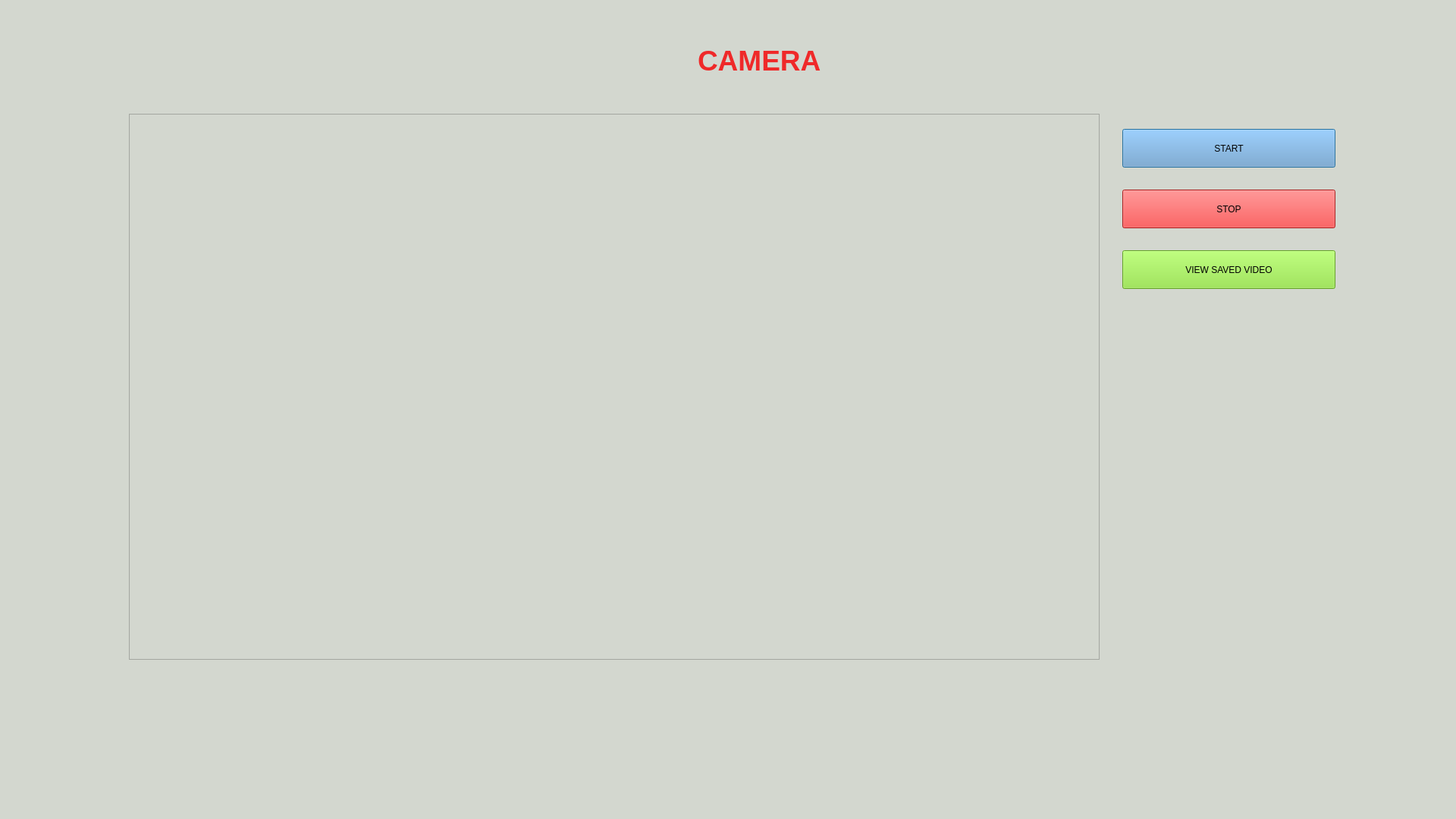
<?xml version="1.0" encoding="UTF-8"?>
<ui version="4.0">
 <class>Dialog</class>
 <widget class="QDialog" name="Dialog">
  <property name="geometry">
   <rect>
    <x>0</x>
    <y>0</y>
    <width>1920</width>
    <height>1080</height>
   </rect>
  </property>
  <property name="windowTitle">
   <string>Dialog</string>
  </property>
  <property name="styleSheet">
   <string notr="true">border-color: rgb(52, 101, 164);
background-color: rgb(211, 215, 207);
</string>
  </property>
  <widget class="QPushButton" name="startButton">
   <property name="geometry">
    <rect>
     <x>1480</x>
     <y>170</y>
     <width>281</width>
     <height>51</height>
    </rect>
   </property>
   <property name="styleSheet">
    <string notr="true">background-color: rgb(114, 159, 207);</string>
   </property>
   <property name="text">
    <string>START</string>
   </property>
  </widget>
  <widget class="QPushButton" name="stopButton">
   <property name="geometry">
    <rect>
     <x>1480</x>
     <y>250</y>
     <width>281</width>
     <height>51</height>
    </rect>
   </property>
   <property name="styleSheet">
    <string notr="true">background-color: rgb(239, 41, 41);</string>
   </property>
   <property name="text">
    <string>STOP</string>
   </property>
  </widget>
  <widget class="QPushButton" name="savedButton">
   <property name="geometry">
    <rect>
     <x>1480</x>
     <y>330</y>
     <width>281</width>
     <height>51</height>
    </rect>
   </property>
   <property name="styleSheet">
    <string notr="true">background-color: rgb(138, 226, 52);</string>
   </property>
   <property name="text">
    <string>VIEW SAVED VIDEO</string>
   </property>
  </widget>
  <widget class="QLabel" name="label">
   <property name="geometry">
    <rect>
     <x>920</x>
     <y>30</y>
     <width>171</width>
     <height>101</height>
    </rect>
   </property>
   <property name="text">
    <string>&lt;html&gt;&lt;head/&gt;&lt;body&gt;&lt;p&gt;&lt;span style=&quot; font-size:28pt; font-weight:600; color:#ef2929;&quot;&gt;CAMERA&lt;/span&gt;&lt;/p&gt;&lt;/body&gt;&lt;/html&gt;</string>
   </property>
  </widget>
  <widget class="QGraphicsView" name="graphicsView">
   <property name="geometry">
    <rect>
     <x>170</x>
     <y>150</y>
     <width>1280</width>
     <height>720</height>
    </rect>
   </property>
   <property name="styleSheet">
    <string notr="true">border-color: rgb(52, 101, 164);</string>
   </property>
  </widget>
 </widget>
 <resources/>
 <connections/>
</ui>
